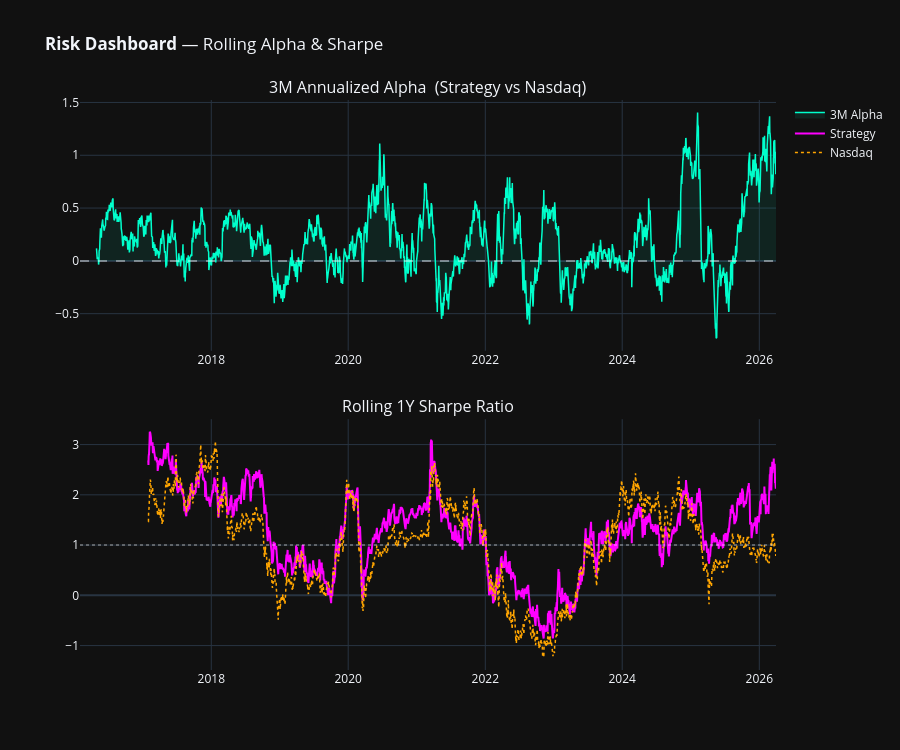

The notebook cell saved with this chart:
### Code cell
# ── 5b. Rolling metrics dashboard ────────────────────────────────────────
fig_m = make_subplots(rows=2, cols=1, vertical_spacing=0.12,
    subplot_titles=(
        f"3M Annualized Alpha  (Strategy vs Nasdaq)",
        "Rolling 1Y Sharpe Ratio"))

fig_m.add_trace(go.Scatter(x=r_alpha.index, y=r_alpha, name="3M Alpha",
    line=dict(color='#00FFCC', width=1.5),
    fill='tozeroy', fillcolor='rgba(0,255,204,0.08)'), row=1, col=1)
fig_m.add_hline(y=0, line_dash="dash", line_color="white", opacity=0.4, row=1, col=1)

fig_m.add_trace(go.Scatter(x=roll_sharpe.index, y=roll_sharpe,
    name="Strategy", line=dict(color='magenta', width=2)), row=2, col=1)
fig_m.add_trace(go.Scatter(x=ndq_rs.index, y=ndq_rs,
    name="Nasdaq", line=dict(color='orange', width=1.5, dash='dot')), row=2, col=1)
fig_m.add_hline(y=1, line_dash="dot", line_color="white", opacity=0.3, row=2, col=1)

fig_m.update_layout(height=750, autosize=True, template="plotly_dark", hovermode="x unified",
    title="<b>Risk Dashboard</b> — Rolling Alpha & Sharpe")
fig_m.show()

### Figure 1 — Plotly figure (JSON) as saved in the notebook; plotly's stock layout.template omitted (floating-point values rounded to 4 significant figures; data arrays with more than 128 entries replaced by an {"elided": "..."} marker saying what was removed)
{"data": [{"fill": "tozeroy", "fillcolor": "rgba(0,255,204,0.08)", "line": {"color": "#00FFCC", "width": 1.5}, "name": "3M Alpha", "type": "scatter", "x": {"elided": "2556 str values"}, "xaxis": "x", "y": {"elided": "2556 float values"}, "yaxis": "y"}, {"line": {"color": "magenta", "width": 2}, "name": "Strategy", "type": "scatter", "x": {"elided": "2556 str values"}, "xaxis": "x2", "y": {"elided": "2556 float values"}, "yaxis": "y2"}, {"line": {"color": "orange", "dash": "dot", "width": 1.5}, "name": "Nasdaq", "type": "scatter", "x": {"elided": "2556 str values"}, "xaxis": "x2", "y": {"elided": "2556 float values"}, "yaxis": "y2"}], "layout": {"annotations": [{"font": {"size": 16}, "showarrow": false, "text": "3M Annualized Alpha  (Strategy vs Nasdaq)", "x": 0.5, "xanchor": "center", "xref": "paper", "y": 1.0, "yanchor": "bottom", "yref": "paper"}, {"font": {"size": 16}, "showarrow": false, "text": "Rolling 1Y Sharpe Ratio", "x": 0.5, "xanchor": "center", "xref": "paper", "y": 0.44, "yanchor": "bottom", "yref": "paper"}], "autosize": true, "height": 750, "hovermode": "x unified", "shapes": [{"line": {"color": "white", "dash": "dash"}, "opacity": 0.4, "type": "line", "x0": 0, "x1": 1, "xref": "x domain", "y0": 0, "y1": 0, "yref": "y"}, {"line": {"color": "white", "dash": "dot"}, "opacity": 0.3, "type": "line", "x0": 0, "x1": 1, "xref": "x2 domain", "y0": 1, "y1": 1, "yref": "y2"}], "title": {"text": "<b>Risk Dashboard</b> — Rolling Alpha & Sharpe"}, "xaxis": {"anchor": "y", "domain": [0.0, 1.0]}, "xaxis2": {"anchor": "y2", "domain": [0.0, 1.0]}, "yaxis": {"anchor": "x", "domain": [0.56, 1.0]}, "yaxis2": {"anchor": "x2", "domain": [0.0, 0.44]}}}
